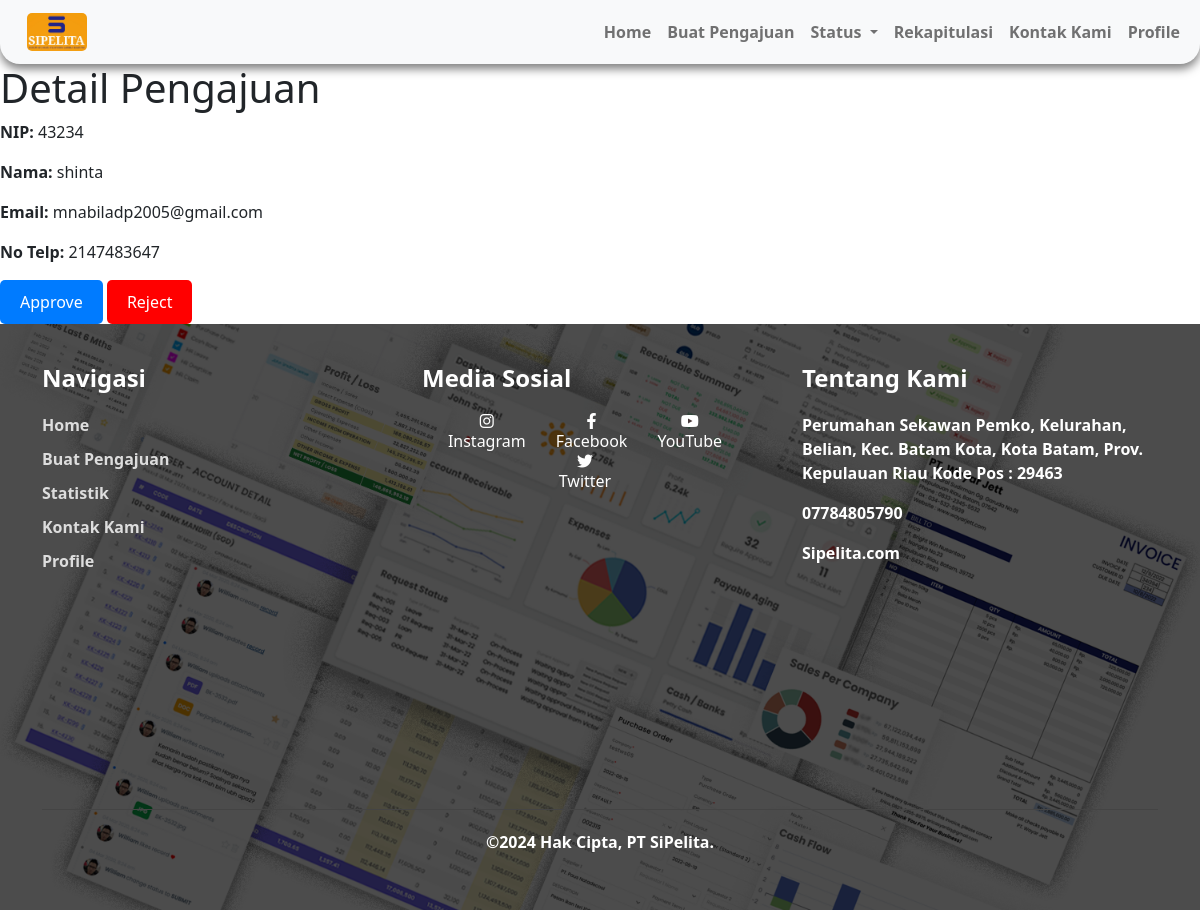
/admin_approval.php?no_pengajuan=88, run on the app's committed database.
### tables this page shows
CREATE TABLE `tb_pengajuan_lpj` (
  `no_pengajuan` int(255) NOT NULL,
  `nama_pemohon` varchar(20) NOT NULL,
  `nip` int(20) NOT NULL,
  `no_telp` int(12) NOT NULL,
  `email` varchar(40) NOT NULL,
  `tgl_kegiatan` date NOT NULL,
  `tgl_kegiatan_selesai` date NOT NULL,
  `kegiatan` varchar(30) NOT NULL,
  `uraian_kegiatan` text NOT NULL,
  `status` varchar(255) NOT NULL DEFAULT '''Pending'', ''Approved'', ''Rejected''	',
  `waktu_pengajuan` timestamp NOT NULL DEFAULT current_timestamp() ON UPDATE current_timestamp()
);

### admin_approval.php (the view, shortened to what this page needs)
<?php include 'loader.php'; ?>
<?php include 'navbar.php'; ?>
<!DOCTYPE html>
<html lang="en">
<head>
    <link href="https://cdn.jsdelivr.net/npm/bootstrap@5.3.0-alpha1/dist/css/bootstrap.min.css" rel="stylesheet">
    <link href="https://cdnjs.cloudflare.com/ajax/libs/font-awesome/6.0.0-beta3/css/all.min.css" rel="stylesheet">
    <link rel="stylesheet" href="style/style.css" />
</head>
<body>
    <?php
    include 'koneksi.php';
    $no_pengajuan = $_GET['no_pengajuan'];
    $query = "SELECT * FROM tb_pengajuan_lpj WHERE no_pengajuan='$no_pengajuan'";
    $result = mysqli_query($koneksi, $query);
    $pengajuan = mysqli_fetch_assoc($result);
    ?>
    <h1>Detail Pengajuan</h1>
    <p><strong>NIP:</strong> <?php echo $pengajuan['nip']; ?></p>
    <p><strong>Nama:</strong> <?php echo $pengajuan['nama_pemohon']; ?></p>
    <p><strong>Email:</strong> <?php echo $pengajuan['email']; ?></p>
    <p><strong>No Telp:</strong> <?php echo $pengajuan['no_telp']; ?></p>
    <form method="post">
        <button type="submit" name="approve" style="background-color: #007BFF; color: white; padding: 10px 20px; border: none; border-radius: 5px;">Approve</button>
        <button type="submit" name="reject" style="background-color: #FF0000; color: white; padding: 10px 20px; border: none; border-radius: 5px;">Reject</button>
    </form>
</body>
</html>
<?php include 'footer.php'; ?>
</body>
</html>

### data on the page
tb_pengajuan_lpj: nip "43234", nama_pemohon "shinta", email "mnabiladp2005@gmail.com", no_telp "2147483647"
